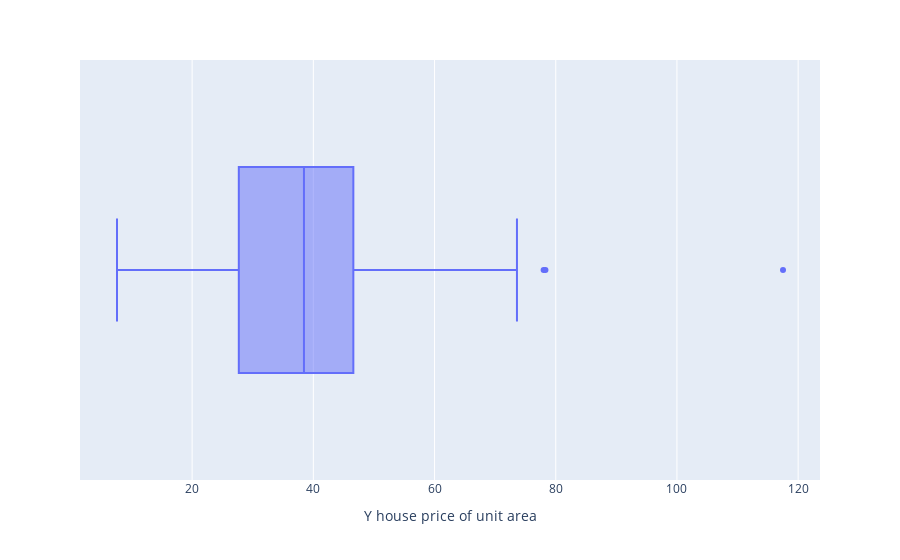

The code cell stored with this chart in its notebook:
### Code cell
fig = px.box(dataframe,'Y house price of unit area')
fig.show()

### Figure 1 — Plotly figure (JSON) as saved in the notebook; plotly's stock layout.template omitted (floating-point values rounded to 4 significant figures; data arrays with more than 128 entries replaced by an {"elided": "..."} marker saying what was removed)
{"data": [{"alignmentgroup": "True", "hovertemplate": "Y house price of unit area=%{x}<extra></extra>", "legendgroup": "", "marker": {"color": "#636efa"}, "name": "", "notched": false, "offsetgroup": "", "orientation": "h", "showlegend": false, "type": "box", "x": {"elided": "414 float values"}, "x0": " ", "xaxis": "x", "y0": " ", "yaxis": "y"}], "layout": {"boxmode": "group", "legend": {"tracegroupgap": 0}, "margin": {"t": 60}, "xaxis": {"anchor": "y", "domain": [0, 1], "title": {"text": "Y house price of unit area"}}, "yaxis": {"anchor": "x", "domain": [0, 1]}}}
